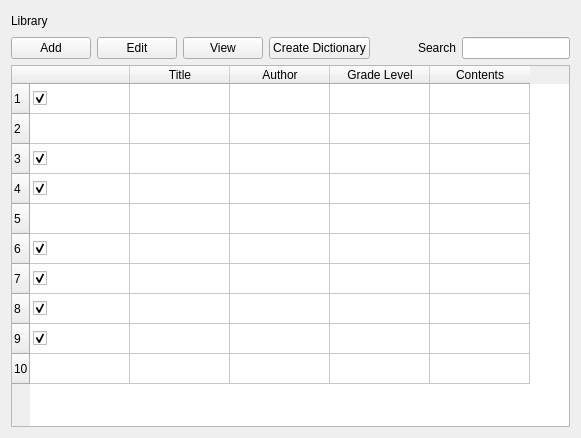
<?xml version="1.0" encoding="UTF-8"?>
<ui version="4.0">
 <class>Form</class>
 <widget class="QWidget" name="Form">
  <property name="geometry">
   <rect>
    <x>0</x>
    <y>0</y>
    <width>581</width>
    <height>438</height>
   </rect>
  </property>
  <property name="windowTitle">
   <string>Form</string>
  </property>
  <layout class="QVBoxLayout" name="verticalLayout">
   <item>
    <layout class="QHBoxLayout" name="horizontalLayout_2">
     <item>
      <widget class="QLabel" name="label">
       <property name="text">
        <string>Library</string>
       </property>
      </widget>
     </item>
     <item>
      <spacer name="horizontalSpacer_2">
       <property name="orientation">
        <enum>Qt::Horizontal</enum>
       </property>
       <property name="sizeHint" stdset="0">
        <size>
         <width>40</width>
         <height>20</height>
        </size>
       </property>
      </spacer>
     </item>
    </layout>
   </item>
   <item>
    <layout class="QHBoxLayout" name="horizontalLayout">
     <item>
      <widget class="QPushButton" name="pushButton">
       <property name="text">
        <string>Add</string>
       </property>
      </widget>
     </item>
     <item>
      <widget class="QPushButton" name="pushButton_2">
       <property name="text">
        <string>Edit</string>
       </property>
      </widget>
     </item>
     <item>
      <widget class="QPushButton" name="pushButton_4">
       <property name="text">
        <string>View</string>
       </property>
      </widget>
     </item>
     <item>
      <widget class="QPushButton" name="pushButton_3">
       <property name="text">
        <string>Create Dictionary</string>
       </property>
      </widget>
     </item>
     <item>
      <spacer name="horizontalSpacer">
       <property name="orientation">
        <enum>Qt::Horizontal</enum>
       </property>
       <property name="sizeHint" stdset="0">
        <size>
         <width>40</width>
         <height>20</height>
        </size>
       </property>
      </spacer>
     </item>
     <item>
      <widget class="QLabel" name="label_2">
       <property name="text">
        <string>Search</string>
       </property>
      </widget>
     </item>
     <item>
      <widget class="QLineEdit" name="lineEdit"/>
     </item>
    </layout>
   </item>
   <item>
    <widget class="QTableWidget" name="tableWidget">
     <row>
      <property name="text">
       <string>1</string>
      </property>
     </row>
     <row>
      <property name="text">
       <string>2</string>
      </property>
     </row>
     <row>
      <property name="text">
       <string>3</string>
      </property>
     </row>
     <row>
      <property name="text">
       <string>4</string>
      </property>
     </row>
     <row>
      <property name="text">
       <string>5</string>
      </property>
     </row>
     <row>
      <property name="text">
       <string>6</string>
      </property>
     </row>
     <row>
      <property name="text">
       <string>7</string>
      </property>
     </row>
     <row>
      <property name="text">
       <string>8</string>
      </property>
     </row>
     <row>
      <property name="text">
       <string>9</string>
      </property>
     </row>
     <row>
      <property name="text">
       <string>10</string>
      </property>
     </row>
     <column>
      <property name="text">
       <string/>
      </property>
     </column>
     <column>
      <property name="text">
       <string>Title</string>
      </property>
     </column>
     <column>
      <property name="text">
       <string>Author</string>
      </property>
     </column>
     <column>
      <property name="text">
       <string>Grade Level</string>
      </property>
     </column>
     <column>
      <property name="text">
       <string>Contents</string>
      </property>
     </column>
     <item row="0" column="0">
      <property name="checkState">
       <enum>Checked</enum>
      </property>
     </item>
     <item row="1" column="0">
      <property name="checkState">
       <enum>Unchecked</enum>
      </property>
     </item>
     <item row="2" column="0">
      <property name="checkState">
       <enum>Checked</enum>
      </property>
     </item>
     <item row="3" column="0">
      <property name="checkState">
       <enum>Checked</enum>
      </property>
     </item>
     <item row="4" column="0">
      <property name="checkState">
       <enum>Unchecked</enum>
      </property>
     </item>
     <item row="5" column="0">
      <property name="checkState">
       <enum>Checked</enum>
      </property>
     </item>
     <item row="5" column="1">
      <property name="text">
       <string/>
      </property>
     </item>
     <item row="6" column="0">
      <property name="checkState">
       <enum>Checked</enum>
      </property>
     </item>
     <item row="6" column="1">
      <property name="text">
       <string/>
      </property>
     </item>
     <item row="7" column="0">
      <property name="checkState">
       <enum>Checked</enum>
      </property>
     </item>
     <item row="8" column="0">
      <property name="checkState">
       <enum>Checked</enum>
      </property>
     </item>
     <item row="9" column="0">
      <property name="checkState">
       <enum>Unchecked</enum>
      </property>
     </item>
    </widget>
   </item>
  </layout>
 </widget>
 <resources/>
 <connections/>
</ui>
